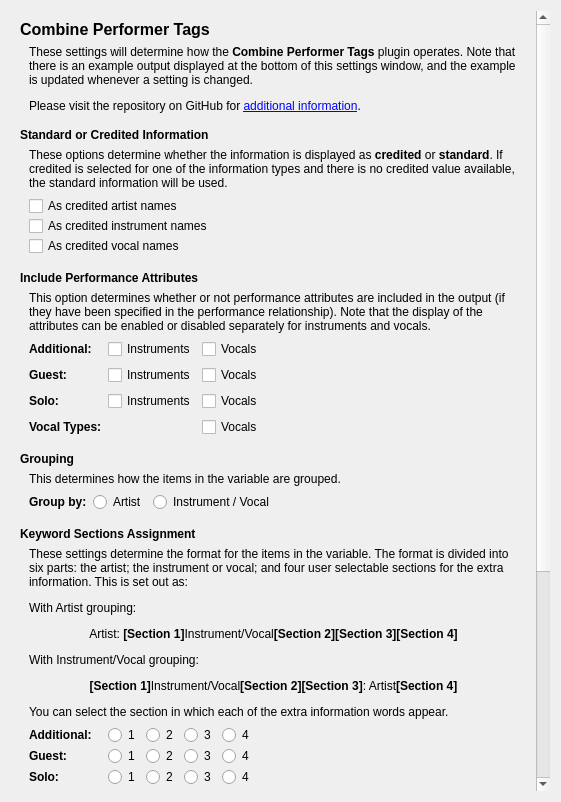
<?xml version="1.0" encoding="UTF-8"?>
<ui version="4.0">
 <class>CombinePerformerTagsOptionsPage</class>
 <widget class="QWidget" name="CombinePerformerTagsOptionsPage">
  <property name="geometry">
   <rect>
    <x>0</x>
    <y>0</y>
    <width>561</width>
    <height>802</height>
   </rect>
  </property>
  <property name="minimumSize">
   <size>
    <width>100</width>
    <height>0</height>
   </size>
  </property>
  <property name="windowTitle">
   <string>Form</string>
  </property>
  <layout class="QVBoxLayout" name="verticalLayout">
   <item>
    <widget class="QScrollArea" name="scrollArea">
     <property name="frameShape">
      <enum>QFrame::NoFrame</enum>
     </property>
     <property name="widgetResizable">
      <bool>true</bool>
     </property>
     <widget class="QWidget" name="scrollAreaWidgetContents">
      <property name="geometry">
       <rect>
        <x>0</x>
        <y>-415</y>
        <width>530</width>
        <height>1199</height>
       </rect>
      </property>
      <layout class="QVBoxLayout" name="verticalLayout_2">
       <item>
        <widget class="QLabel" name="label_20">
         <property name="font">
          <font>
           <pointsize>12</pointsize>
           <weight>75</weight>
           <bold>true</bold>
          </font>
         </property>
         <property name="text">
          <string>Combine Performer Tags</string>
         </property>
        </widget>
       </item>
       <item>
        <widget class="QFrame" name="gb_description">
         <layout class="QVBoxLayout" name="verticalLayout_3">
          <property name="topMargin">
           <number>0</number>
          </property>
          <item>
           <widget class="QLabel" name="format_description">
            <property name="sizePolicy">
             <sizepolicy hsizetype="Preferred" vsizetype="Minimum">
              <horstretch>0</horstretch>
              <verstretch>0</verstretch>
             </sizepolicy>
            </property>
            <property name="text">
             <string>&lt;html&gt;&lt;head/&gt;&lt;body&gt;&lt;p&gt;These settings will determine how the &lt;span style=&quot; font-weight:600;&quot;&gt;Combine Performer Tags&lt;/span&gt; plugin operates.  Note that there is an example output displayed at the bottom of this settings window, and the example is updated whenever a setting is changed.&lt;/p&gt;&lt;p&gt;Please visit the repository on GitHub for &lt;a href=&quot;https://github.com/rdswift/picard-plugins/blob/2.0_RDS_Plugins/plugins/combine_performer_tags/docs/README.md&quot;&gt;&lt;span style=&quot; text-decoration: underline; color:#0000ff;&quot;&gt;additional information&lt;/span&gt;&lt;/a&gt;.&lt;/p&gt;&lt;/body&gt;&lt;/html&gt;</string>
            </property>
            <property name="wordWrap">
             <bool>true</bool>
            </property>
           </widget>
          </item>
         </layout>
        </widget>
       </item>
       <item>
        <widget class="QLabel" name="label_21">
         <property name="font">
          <font>
           <weight>75</weight>
           <bold>true</bold>
          </font>
         </property>
         <property name="text">
          <string>Standard or Credited Information</string>
         </property>
        </widget>
       </item>
       <item>
        <widget class="QFrame" name="gb_standard_or_credited">
         <layout class="QVBoxLayout" name="verticalLayout_4">
          <property name="topMargin">
           <number>0</number>
          </property>
          <item>
           <widget class="QLabel" name="label">
            <property name="text">
             <string>&lt;html&gt;&lt;head/&gt;&lt;body&gt;&lt;p&gt;These options determine whether the information is displayed as &lt;span style=&quot; font-weight:600;&quot;&gt;credited&lt;/span&gt; or &lt;span style=&quot; font-weight:600;&quot;&gt;standard&lt;/span&gt;. If credited is selected for one of the information types and there is no credited value available, the standard information will be used.&lt;/p&gt;&lt;/body&gt;&lt;/html&gt;</string>
            </property>
            <property name="wordWrap">
             <bool>true</bool>
            </property>
           </widget>
          </item>
          <item>
           <layout class="QVBoxLayout" name="verticalLayout_6">
            <property name="spacing">
             <number>0</number>
            </property>
            <property name="topMargin">
             <number>0</number>
            </property>
            <item>
             <widget class="QCheckBox" name="cb_credited_artists">
              <property name="text">
               <string>As credited artist names</string>
              </property>
             </widget>
            </item>
            <item>
             <widget class="QCheckBox" name="cb_credited_instruments">
              <property name="text">
               <string>As credited instrument names</string>
              </property>
             </widget>
            </item>
            <item>
             <widget class="QCheckBox" name="cb_credited_vocals">
              <property name="text">
               <string>As credited vocal names</string>
              </property>
             </widget>
            </item>
           </layout>
          </item>
         </layout>
        </widget>
       </item>
       <item>
        <widget class="QLabel" name="label_22">
         <property name="font">
          <font>
           <weight>75</weight>
           <bold>true</bold>
          </font>
         </property>
         <property name="text">
          <string>Include Performance Attributes</string>
         </property>
        </widget>
       </item>
       <item>
        <widget class="QFrame" name="gb_performance_attributes">
         <layout class="QVBoxLayout" name="verticalLayout_5">
          <property name="topMargin">
           <number>0</number>
          </property>
          <item>
           <widget class="QLabel" name="label_2">
            <property name="text">
             <string>&lt;html&gt;&lt;head/&gt;&lt;body&gt;&lt;p&gt;This option determines whether or not performance attributes are included in the output (if they have been specified in the performance relationship). Note that the display of the attributes can be enabled or disabled separately for instruments and vocals.&lt;/p&gt;&lt;/body&gt;&lt;/html&gt;</string>
            </property>
            <property name="wordWrap">
             <bool>true</bool>
            </property>
           </widget>
          </item>
          <item>
           <layout class="QHBoxLayout" name="horizontalLayout">
            <property name="topMargin">
             <number>0</number>
            </property>
            <item>
             <layout class="QGridLayout" name="gridLayout">
              <property name="leftMargin">
               <number>0</number>
              </property>
              <property name="topMargin">
               <number>0</number>
              </property>
              <item row="1" column="2">
               <widget class="QCheckBox" name="cb_guest_vocals">
                <property name="text">
                 <string>Vocals</string>
                </property>
               </widget>
              </item>
              <item row="2" column="1">
               <widget class="QCheckBox" name="cb_solo_instruments">
                <property name="text">
                 <string>Instruments</string>
                </property>
               </widget>
              </item>
              <item row="1" column="1">
               <widget class="QCheckBox" name="cb_guest_instruments">
                <property name="text">
                 <string>Instruments</string>
                </property>
               </widget>
              </item>
              <item row="1" column="0">
               <widget class="QLabel" name="label_7">
                <property name="font">
                 <font>
                  <weight>75</weight>
                  <bold>true</bold>
                 </font>
                </property>
                <property name="text">
                 <string>Guest:</string>
                </property>
               </widget>
              </item>
              <item row="0" column="1">
               <widget class="QCheckBox" name="cb_additional_instruments">
                <property name="text">
                 <string>Instruments</string>
                </property>
               </widget>
              </item>
              <item row="2" column="2">
               <widget class="QCheckBox" name="cb_solo_vocals">
                <property name="text">
                 <string>Vocals</string>
                </property>
               </widget>
              </item>
              <item row="0" column="2">
               <widget class="QCheckBox" name="cb_additional_vocals">
                <property name="text">
                 <string>Vocals</string>
                </property>
               </widget>
              </item>
              <item row="2" column="0">
               <widget class="QLabel" name="label_8">
                <property name="font">
                 <font>
                  <weight>75</weight>
                  <bold>true</bold>
                 </font>
                </property>
                <property name="text">
                 <string>Solo:</string>
                </property>
               </widget>
              </item>
              <item row="0" column="0">
               <widget class="QLabel" name="label_6">
                <property name="font">
                 <font>
                  <weight>75</weight>
                  <bold>true</bold>
                 </font>
                </property>
                <property name="text">
                 <string>Additional:</string>
                </property>
               </widget>
              </item>
              <item row="3" column="2">
               <widget class="QCheckBox" name="cb_vocal_types">
                <property name="text">
                 <string>Vocals</string>
                </property>
               </widget>
              </item>
              <item row="3" column="0">
               <widget class="QLabel" name="label_13">
                <property name="font">
                 <font>
                  <weight>75</weight>
                  <bold>true</bold>
                 </font>
                </property>
                <property name="text">
                 <string>Vocal Types:</string>
                </property>
               </widget>
              </item>
             </layout>
            </item>
            <item>
             <spacer name="horizontalSpacer">
              <property name="orientation">
               <enum>Qt::Horizontal</enum>
              </property>
              <property name="sizeHint" stdset="0">
               <size>
                <width>40</width>
                <height>20</height>
               </size>
              </property>
             </spacer>
            </item>
           </layout>
          </item>
         </layout>
        </widget>
       </item>
       <item>
        <widget class="QLabel" name="label_23">
         <property name="font">
          <font>
           <weight>75</weight>
           <bold>true</bold>
          </font>
         </property>
         <property name="text">
          <string>Grouping</string>
         </property>
        </widget>
       </item>
       <item>
        <widget class="QFrame" name="frame">
         <property name="font">
          <font>
           <weight>50</weight>
           <bold>false</bold>
          </font>
         </property>
         <layout class="QVBoxLayout" name="verticalLayout_10">
          <property name="topMargin">
           <number>0</number>
          </property>
          <item>
           <widget class="QLabel" name="label_14">
            <property name="text">
             <string>&lt;html&gt;&lt;head/&gt;&lt;body&gt;&lt;p&gt;This determines how the items in the variable are grouped.&lt;/p&gt;&lt;/body&gt;&lt;/html&gt;</string>
            </property>
            <property name="wordWrap">
             <bool>true</bool>
            </property>
           </widget>
          </item>
          <item>
           <layout class="QHBoxLayout" name="horizontalLayout_6">
            <property name="topMargin">
             <number>0</number>
            </property>
            <item>
             <widget class="QLabel" name="label_15">
              <property name="font">
               <font>
                <weight>75</weight>
                <bold>true</bold>
               </font>
              </property>
              <property name="text">
               <string>Group by:</string>
              </property>
             </widget>
            </item>
            <item>
             <widget class="QRadioButton" name="rb_group_artist">
              <property name="text">
               <string>Artist</string>
              </property>
             </widget>
            </item>
            <item>
             <widget class="QRadioButton" name="rb_group_instrument">
              <property name="text">
               <string>Instrument / Vocal</string>
              </property>
             </widget>
            </item>
            <item>
             <spacer name="horizontalSpacer_2">
              <property name="orientation">
               <enum>Qt::Horizontal</enum>
              </property>
              <property name="sizeHint" stdset="0">
               <size>
                <width>40</width>
                <height>20</height>
               </size>
              </property>
             </spacer>
            </item>
           </layout>
          </item>
         </layout>
        </widget>
       </item>
       <item>
        <widget class="QLabel" name="label_24">
         <property name="font">
          <font>
           <weight>75</weight>
           <bold>true</bold>
          </font>
         </property>
         <property name="text">
          <string>Keyword Sections Assignment</string>
         </property>
        </widget>
       </item>
       <item>
        <widget class="QFrame" name="gb_word_groups">
         <layout class="QVBoxLayout" name="verticalLayout_7">
          <property name="topMargin">
           <number>0</number>
          </property>
          <item>
           <widget class="QLabel" name="format_description_2">
            <property name="sizePolicy">
             <sizepolicy hsizetype="Preferred" vsizetype="Minimum">
              <horstretch>0</horstretch>
              <verstretch>0</verstretch>
             </sizepolicy>
            </property>
            <property name="text">
             <string>&lt;html&gt;&lt;head/&gt;&lt;body&gt;&lt;p&gt;These settings determine the format for the items in the variable. The format is divided into six parts: the artist; the instrument or vocal; and four user selectable sections for the extra information. This is set out as:&lt;/p&gt;&lt;p&gt;With Artist grouping:&lt;/p&gt;&lt;p align=&quot;center&quot;&gt;Artist: &lt;span style=&quot; font-weight:600;&quot;&gt;[Section 1]&lt;/span&gt;Instrument/Vocal&lt;span style=&quot; font-weight:600;&quot;&gt;[Section 2][Section 3][Section 4]&lt;/span&gt;&lt;/p&gt;&lt;p&gt;With Instrument/Vocal grouping:&lt;/p&gt;&lt;p align=&quot;center&quot;&gt;&lt;span style=&quot; font-weight:600;&quot;&gt;[Section 1]&lt;/span&gt;Instrument/Vocal&lt;span style=&quot; font-weight:600;&quot;&gt;[Section 2][Section 3]&lt;/span&gt;: Artist&lt;span style=&quot; font-weight:600;&quot;&gt;[Section 4]&lt;/span&gt;&lt;/p&gt;&lt;p&gt;You can select the section in which each of the extra information words appear.&lt;/p&gt;&lt;/body&gt;&lt;/html&gt;</string>
            </property>
            <property name="wordWrap">
             <bool>true</bool>
            </property>
           </widget>
          </item>
          <item>
           <layout class="QGridLayout" name="gridLayout_3">
            <property name="topMargin">
             <number>0</number>
            </property>
            <property name="verticalSpacing">
             <number>1</number>
            </property>
            <item row="0" column="1">
             <widget class="QWidget" name="widget" native="true">
              <layout class="QHBoxLayout" name="horizontalLayout_7">
               <property name="leftMargin">
                <number>0</number>
               </property>
               <property name="topMargin">
                <number>0</number>
               </property>
               <property name="rightMargin">
                <number>0</number>
               </property>
               <property name="bottomMargin">
                <number>0</number>
               </property>
               <item>
                <widget class="QRadioButton" name="additional_rb_1">
                 <property name="maximumSize">
                  <size>
                   <width>40</width>
                   <height>16777215</height>
                  </size>
                 </property>
                 <property name="text">
                  <string>1</string>
                 </property>
                </widget>
               </item>
               <item>
                <widget class="QRadioButton" name="additional_rb_2">
                 <property name="maximumSize">
                  <size>
                   <width>40</width>
                   <height>16777215</height>
                  </size>
                 </property>
                 <property name="text">
                  <string>2</string>
                 </property>
                </widget>
               </item>
               <item>
                <widget class="QRadioButton" name="additional_rb_3">
                 <property name="maximumSize">
                  <size>
                   <width>40</width>
                   <height>16777215</height>
                  </size>
                 </property>
                 <property name="text">
                  <string>3</string>
                 </property>
                </widget>
               </item>
               <item>
                <widget class="QRadioButton" name="additional_rb_4">
                 <property name="maximumSize">
                  <size>
                   <width>40</width>
                   <height>16777215</height>
                  </size>
                 </property>
                 <property name="text">
                  <string>4</string>
                 </property>
                </widget>
               </item>
              </layout>
             </widget>
            </item>
            <item row="1" column="1">
             <widget class="QWidget" name="widget_2" native="true">
              <layout class="QHBoxLayout" name="horizontalLayout_2">
               <property name="leftMargin">
                <number>0</number>
               </property>
               <property name="topMargin">
                <number>0</number>
               </property>
               <property name="rightMargin">
                <number>0</number>
               </property>
               <property name="bottomMargin">
                <number>0</number>
               </property>
               <item>
                <widget class="QRadioButton" name="guest_rb_1">
                 <property name="maximumSize">
                  <size>
                   <width>40</width>
                   <height>16777215</height>
                  </size>
                 </property>
                 <property name="text">
                  <string>1</string>
                 </property>
                </widget>
               </item>
               <item>
                <widget class="QRadioButton" name="guest_rb_2">
                 <property name="maximumSize">
                  <size>
                   <width>40</width>
                   <height>16777215</height>
                  </size>
                 </property>
                 <property name="text">
                  <string>2</string>
                 </property>
                </widget>
               </item>
               <item>
                <widget class="QRadioButton" name="guest_rb_3">
                 <property name="maximumSize">
                  <size>
                   <width>40</width>
                   <height>16777215</height>
                  </size>
                 </property>
                 <property name="text">
                  <string>3</string>
                 </property>
                </widget>
               </item>
               <item>
                <widget class="QRadioButton" name="guest_rb_4">
                 <property name="maximumSize">
                  <size>
                   <width>40</width>
                   <height>16777215</height>
                  </size>
                 </property>
                 <property name="text">
                  <string>4</string>
                 </property>
                </widget>
               </item>
              </layout>
             </widget>
            </item>
            <item row="2" column="1">
             <widget class="QWidget" name="widget_3" native="true">
              <layout class="QHBoxLayout" name="horizontalLayout_8">
               <property name="leftMargin">
                <number>0</number>
               </property>
               <property name="topMargin">
                <number>0</number>
               </property>
               <property name="rightMargin">
                <number>0</number>
               </property>
               <property name="bottomMargin">
                <number>0</number>
               </property>
               <item>
                <widget class="QRadioButton" name="solo_rb_1">
                 <property name="maximumSize">
                  <size>
                   <width>40</width>
                   <height>16777215</height>
                  </size>
                 </property>
                 <property name="text">
                  <string>1</string>
                 </property>
                </widget>
               </item>
               <item>
                <widget class="QRadioButton" name="solo_rb_2">
                 <property name="maximumSize">
                  <size>
                   <width>40</width>
                   <height>16777215</height>
                  </size>
                 </property>
                 <property name="text">
                  <string>2</string>
                 </property>
                </widget>
               </item>
               <item>
                <widget class="QRadioButton" name="solo_rb_3">
                 <property name="maximumSize">
                  <size>
                   <width>40</width>
                   <height>16777215</height>
                  </size>
                 </property>
                 <property name="text">
                  <string>3</string>
                 </property>
                </widget>
               </item>
               <item>
                <widget class="QRadioButton" name="solo_rb_4">
                 <property name="maximumSize">
                  <size>
                   <width>40</width>
                   <height>16777215</height>
                  </size>
                 </property>
                 <property name="text">
                  <string>4</string>
                 </property>
                </widget>
               </item>
              </layout>
             </widget>
            </item>
            <item row="0" column="5">
             <spacer name="horizontalSpacer_3">
              <property name="orientation">
               <enum>Qt::Horizontal</enum>
              </property>
              <property name="sizeHint" stdset="0">
               <size>
                <width>40</width>
                <height>20</height>
               </size>
              </property>
             </spacer>
            </item>
            <item row="0" column="0">
             <widget class="QLabel" name="label_16">
              <property name="font">
               <font>
                <weight>75</weight>
                <bold>true</bold>
               </font>
              </property>
              <property name="text">
               <string>Additional:</string>
              </property>
             </widget>
            </item>
            <item row="1" column="0">
             <widget class="QLabel" name="label_17">
              <property name="font">
               <font>
                <weight>75</weight>
                <bold>true</bold>
               </font>
              </property>
              <property name="text">
               <string>Guest:</string>
              </property>
             </widget>
            </item>
            <item row="2" column="0">
             <widget class="QLabel" name="label_18">
              <property name="font">
               <font>
                <weight>75</weight>
                <bold>true</bold>
               </font>
              </property>
              <property name="text">
               <string>Solo:</string>
              </property>
             </widget>
            </item>
            <item row="3" column="0">
             <widget class="QLabel" name="label_19">
              <property name="font">
               <font>
                <weight>75</weight>
                <bold>true</bold>
               </font>
              </property>
              <property name="text">
               <string>Vocal Types:</string>
              </property>
             </widget>
            </item>
            <item row="3" column="1">
             <widget class="QWidget" name="widget_4" native="true">
              <layout class="QHBoxLayout" name="horizontalLayout_9">
               <property name="leftMargin">
                <number>0</number>
               </property>
               <property name="topMargin">
                <number>0</number>
               </property>
               <property name="rightMargin">
                <number>0</number>
               </property>
               <property name="bottomMargin">
                <number>0</number>
               </property>
               <item>
                <widget class="QRadioButton" name="vocals_rb_1">
                 <property name="maximumSize">
                  <size>
                   <width>40</width>
                   <height>16777215</height>
                  </size>
                 </property>
                 <property name="text">
                  <string>1</string>
                 </property>
                </widget>
               </item>
               <item>
                <widget class="QRadioButton" name="vocals_rb_2">
                 <property name="maximumSize">
                  <size>
                   <width>40</width>
                   <height>16777215</height>
                  </size>
                 </property>
                 <property name="text">
                  <string>2</string>
                 </property>
                </widget>
               </item>
               <item>
                <widget class="QRadioButton" name="vocals_rb_3">
                 <property name="maximumSize">
                  <size>
                   <width>40</width>
                   <height>16777215</height>
                  </size>
                 </property>
                 <property name="text">
                  <string>3</string>
                 </property>
                </widget>
               </item>
               <item>
                <widget class="QRadioButton" name="vocals_rb_4">
                 <property name="maximumSize">
                  <size>
                   <width>40</width>
                   <height>16777215</height>
                  </size>
                 </property>
                 <property name="text">
                  <string>4</string>
                 </property>
                </widget>
               </item>
              </layout>
             </widget>
            </item>
           </layout>
          </item>
         </layout>
        </widget>
       </item>
       <item>
        <widget class="QLabel" name="label_25">
         <property name="font">
          <font>
           <weight>75</weight>
           <bold>true</bold>
          </font>
         </property>
         <property name="text">
          <string>Section Display Settings</string>
         </property>
        </widget>
       </item>
       <item>
        <widget class="QFrame" name="gb_group_settings">
         <layout class="QVBoxLayout" name="verticalLayout_8">
          <property name="topMargin">
           <number>0</number>
          </property>
          <item>
           <widget class="QLabel" name="label_27">
            <property name="text">
             <string>&lt;html&gt;&lt;head/&gt;&lt;body&gt;&lt;p&gt;For each of the sections you can select the starting character(s), the character(s) separating entries, and the ending character(s). Note that leading or trailing spaces must be included in the settings and will not be automatically added. If no separator characters are entered, the items within a section will be automatically separated by a single space.&lt;/p&gt;&lt;/body&gt;&lt;/html&gt;</string>
            </property>
            <property name="wordWrap">
             <bool>true</bool>
            </property>
           </widget>
          </item>
          <item>
           <layout class="QGridLayout" name="gridLayout_2">
            <property name="verticalSpacing">
             <number>1</number>
            </property>
            <item row="4" column="2" alignment="Qt::AlignHCenter">
             <widget class="QLineEdit" name="format_group_2_sep_char">
              <property name="maximumSize">
               <size>
                <width>50</width>
                <height>16777215</height>
               </size>
              </property>
              <property name="placeholderText">
               <string>(blank)</string>
              </property>
             </widget>
            </item>
            <item row="4" column="1" alignment="Qt::AlignHCenter">
             <widget class="QLineEdit" name="format_group_2_start_char">
              <property name="maximumSize">
               <size>
                <width>50</width>
                <height>16777215</height>
               </size>
              </property>
              <property name="text">
               <string>, </string>
              </property>
              <property name="placeholderText">
               <string>(blank)</string>
              </property>
             </widget>
            </item>
            <item row="6" column="3" alignment="Qt::AlignHCenter">
             <widget class="QLineEdit" name="format_group_4_end_char">
              <property name="maximumSize">
               <size>
                <width>50</width>
                <height>16777215</height>
               </size>
              </property>
              <property name="text">
               <string>)</string>
              </property>
              <property name="placeholderText">
               <string>(blank)</string>
              </property>
             </widget>
            </item>
            <item row="6" column="1" alignment="Qt::AlignHCenter">
             <widget class="QLineEdit" name="format_group_4_start_char">
              <property name="maximumSize">
               <size>
                <width>50</width>
                <height>16777215</height>
               </size>
              </property>
              <property name="text">
               <string> (</string>
              </property>
              <property name="placeholderText">
               <string>(blank)</string>
              </property>
             </widget>
            </item>
            <item row="2" column="4">
             <spacer name="horizontalSpacer_4">
              <property name="orientation">
               <enum>Qt::Horizontal</enum>
              </property>
              <property name="sizeHint" stdset="0">
               <size>
                <width>40</width>
                <height>20</height>
               </size>
              </property>
             </spacer>
            </item>
            <item row="6" column="0" alignment="Qt::AlignLeft">
             <widget class="QLabel" name="label_9">
              <property name="sizePolicy">
               <sizepolicy hsizetype="Minimum" vsizetype="Preferred">
                <horstretch>0</horstretch>
                <verstretch>0</verstretch>
               </sizepolicy>
              </property>
              <property name="font">
               <font>
                <weight>75</weight>
                <bold>true</bold>
               </font>
              </property>
              <property name="text">
               <string>Section 4</string>
              </property>
             </widget>
            </item>
            <item row="2" column="3" alignment="Qt::AlignHCenter">
             <widget class="QLabel" name="label_12">
              <property name="font">
               <font>
                <weight>75</weight>
                <bold>true</bold>
               </font>
              </property>
              <property name="text">
               <string>End Char(s)</string>
              </property>
             </widget>
            </item>
            <item row="3" column="0" alignment="Qt::AlignLeft">
             <widget class="QLabel" name="label_5">
              <property name="sizePolicy">
               <sizepolicy hsizetype="Minimum" vsizetype="Preferred">
                <horstretch>0</horstretch>
                <verstretch>0</verstretch>
               </sizepolicy>
              </property>
              <property name="font">
               <font>
                <weight>75</weight>
                <bold>true</bold>
               </font>
              </property>
              <property name="text">
               <string>Section 1</string>
              </property>
             </widget>
            </item>
            <item row="4" column="0" alignment="Qt::AlignLeft">
             <widget class="QLabel" name="label_3">
              <property name="sizePolicy">
               <sizepolicy hsizetype="Minimum" vsizetype="Preferred">
                <horstretch>0</horstretch>
                <verstretch>0</verstretch>
               </sizepolicy>
              </property>
              <property name="font">
               <font>
                <weight>75</weight>
                <bold>true</bold>
               </font>
              </property>
              <property name="text">
               <string>Section 2</string>
              </property>
             </widget>
            </item>
            <item row="5" column="2" alignment="Qt::AlignHCenter">
             <widget class="QLineEdit" name="format_group_3_sep_char">
              <property name="maximumSize">
               <size>
                <width>50</width>
                <height>16777215</height>
               </size>
              </property>
              <property name="placeholderText">
               <string>(blank)</string>
              </property>
             </widget>
            </item>
            <item row="6" column="2" alignment="Qt::AlignHCenter">
             <widget class="QLineEdit" name="format_group_4_sep_char">
              <property name="maximumSize">
               <size>
                <width>50</width>
                <height>16777215</height>
               </size>
              </property>
              <property name="placeholderText">
               <string>(blank)</string>
              </property>
             </widget>
            </item>
            <item row="3" column="1" alignment="Qt::AlignHCenter">
             <widget class="QLineEdit" name="format_group_1_start_char">
              <property name="maximumSize">
               <size>
                <width>50</width>
                <height>16777215</height>
               </size>
              </property>
              <property name="placeholderText">
               <string>(blank)</string>
              </property>
             </widget>
            </item>
            <item row="5" column="0" alignment="Qt::AlignLeft">
             <widget class="QLabel" name="label_4">
              <property name="sizePolicy">
               <sizepolicy hsizetype="Minimum" vsizetype="Preferred">
                <horstretch>0</horstretch>
                <verstretch>0</verstretch>
               </sizepolicy>
              </property>
              <property name="font">
               <font>
                <weight>75</weight>
                <bold>true</bold>
               </font>
              </property>
              <property name="text">
               <string>Section 3</string>
              </property>
             </widget>
            </item>
            <item row="2" column="2" alignment="Qt::AlignHCenter">
             <widget class="QLabel" name="label_11">
              <property name="font">
               <font>
                <weight>75</weight>
                <bold>true</bold>
               </font>
              </property>
              <property name="text">
               <string>Sep Char(s)</string>
              </property>
             </widget>
            </item>
            <item row="5" column="1" alignment="Qt::AlignHCenter">
             <widget class="QLineEdit" name="format_group_3_start_char">
              <property name="maximumSize">
               <size>
                <width>50</width>
                <height>16777215</height>
               </size>
              </property>
              <property name="text">
               <string> (</string>
              </property>
              <property name="placeholderText">
               <string>(blank)</string>
              </property>
             </widget>
            </item>
            <item row="3" column="3" alignment="Qt::AlignHCenter">
             <widget class="QLineEdit" name="format_group_1_end_char">
              <property name="maximumSize">
               <size>
                <width>50</width>
                <height>16777215</height>
               </size>
              </property>
              <property name="text">
               <string/>
              </property>
              <property name="placeholderText">
               <string>(blank)</string>
              </property>
             </widget>
            </item>
            <item row="4" column="3" alignment="Qt::AlignHCenter">
             <widget class="QLineEdit" name="format_group_2_end_char">
              <property name="maximumSize">
               <size>
                <width>50</width>
                <height>16777215</height>
               </size>
              </property>
              <property name="placeholderText">
               <string>(blank)</string>
              </property>
             </widget>
            </item>
            <item row="5" column="3" alignment="Qt::AlignHCenter">
             <widget class="QLineEdit" name="format_group_3_end_char">
              <property name="maximumSize">
               <size>
                <width>50</width>
                <height>16777215</height>
               </size>
              </property>
              <property name="text">
               <string>)</string>
              </property>
              <property name="placeholderText">
               <string>(blank)</string>
              </property>
             </widget>
            </item>
            <item row="3" column="2" alignment="Qt::AlignHCenter">
             <widget class="QLineEdit" name="format_group_1_sep_char">
              <property name="maximumSize">
               <size>
                <width>50</width>
                <height>16777215</height>
               </size>
              </property>
              <property name="placeholderText">
               <string>(blank)</string>
              </property>
             </widget>
            </item>
            <item row="2" column="1" alignment="Qt::AlignHCenter">
             <widget class="QLabel" name="label_10">
              <property name="font">
               <font>
                <weight>75</weight>
                <bold>true</bold>
               </font>
              </property>
              <property name="text">
               <string>Start Char(s)</string>
              </property>
             </widget>
            </item>
           </layout>
          </item>
         </layout>
        </widget>
       </item>
       <item>
        <widget class="QLabel" name="label_26">
         <property name="font">
          <font>
           <weight>75</weight>
           <bold>true</bold>
          </font>
         </property>
         <property name="text">
          <string>Example Output</string>
         </property>
        </widget>
       </item>
       <item>
        <widget class="QFrame" name="gb_examples">
         <layout class="QVBoxLayout" name="verticalLayout_9">
          <property name="topMargin">
           <number>0</number>
          </property>
          <item>
           <widget class="QLabel" name="example_items">
            <property name="text">
             <string/>
            </property>
            <property name="wordWrap">
             <bool>true</bool>
            </property>
           </widget>
          </item>
         </layout>
        </widget>
       </item>
      </layout>
     </widget>
    </widget>
   </item>
  </layout>
 </widget>
 <tabstops>
  <tabstop>cb_credited_artists</tabstop>
  <tabstop>cb_credited_instruments</tabstop>
  <tabstop>cb_credited_vocals</tabstop>
  <tabstop>cb_additional_instruments</tabstop>
  <tabstop>cb_additional_vocals</tabstop>
  <tabstop>cb_guest_instruments</tabstop>
  <tabstop>cb_guest_vocals</tabstop>
  <tabstop>cb_solo_instruments</tabstop>
  <tabstop>cb_solo_vocals</tabstop>
 </tabstops>
 <resources/>
 <connections/>
</ui>
